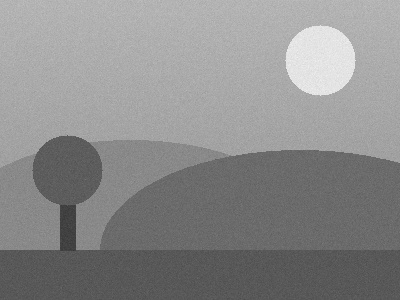
#> input picture CV_Unit2_Assignment/13_Magnitude_Spectrum/input.jpg, 400 x 300 px
$ python program.py
#> lines starting #> are read from the running program, lines starting #| are printed output that depends on the picture
"""
Program 13: Magnitude Spectrum
Computes the DFT and centered, log-scaled magnitude spectrum of a
grayscale image and saves it for visualization.
"""
import cv2
import numpy as np
import matplotlib
matplotlib.use("Agg")
import matplotlib.pyplot as plt

img = cv2.imread("input.jpg", cv2.IMREAD_GRAYSCALE)
#> img is the input picture: shape (300, 400); min 53, max 242, mean 139.2
img_float32 = np.float32(img)

dft = cv2.dft(img_float32, flags=cv2.DFT_COMPLEX_OUTPUT)
dft_shift = np.fft.fftshift(dft)

# Magnitude = sqrt(real^2 + imaginary^2)
magnitude = cv2.magnitude(dft_shift[:, :, 0], dft_shift[:, :, 1])

# Log scaling to compress the large dynamic range into a viewable range
magnitude_spectrum = 20 * np.log(magnitude + 1)
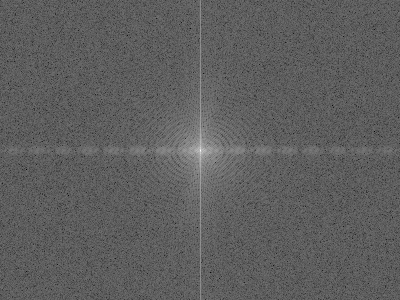
#> magnitude_spectrum: shape (300, 400) float32; min 32.78, max 332.6, mean 144.4; drawn with min black and max white

plt.figure(figsize=(5, 5))
plt.imshow(magnitude_spectrum, cmap="gray")
plt.title("Magnitude Spectrum")
plt.axis("off")
plt.savefig("output.png", bbox_inches="tight")
plt.close()

print("Magnitude spectrum computed and saved.")
print("Magnitude spectrum shape:", magnitude_spectrum.shape)
#| Magnitude spectrum shape: (300, 400)
